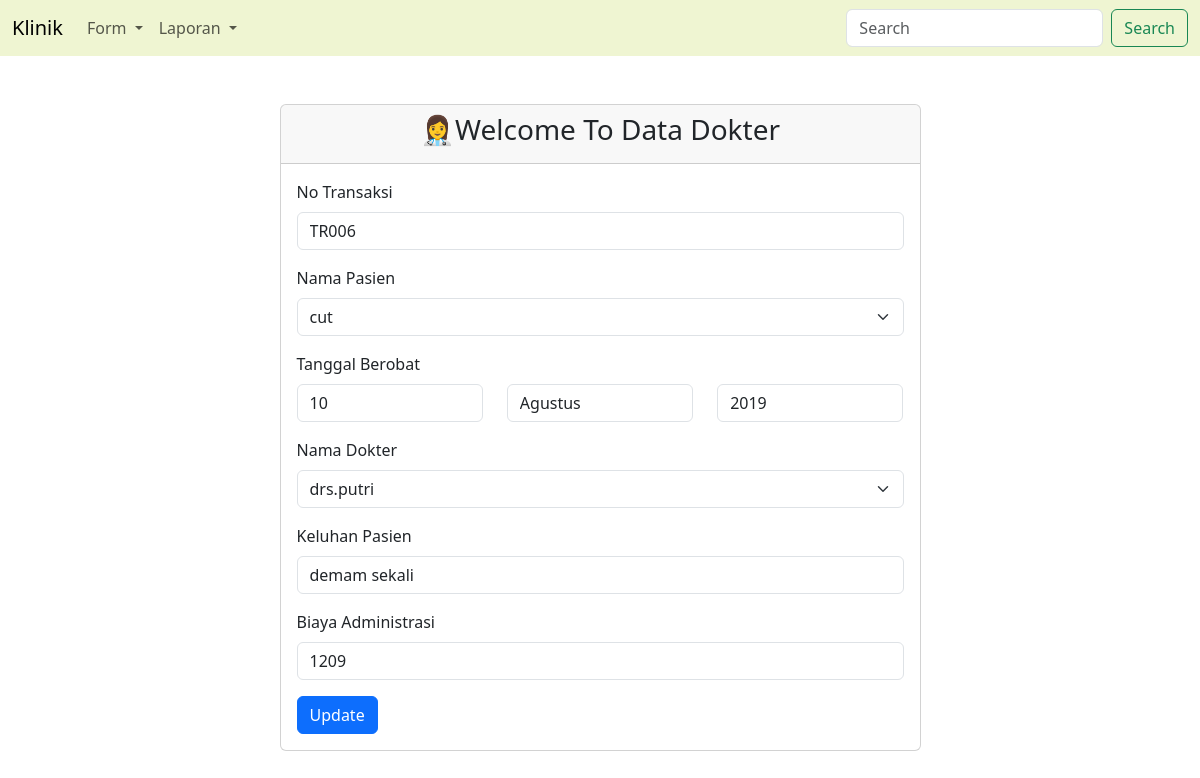
/berobat/edit.php?id=TR006, run on the app's committed database.
### tables this page shows
CREATE TABLE `berobat` (
  `no_transaksi` varchar(20) NOT NULL,
  `pasienKlinik_id` int(11) NOT NULL,
  `tgl_berobat` date NOT NULL,
  `dokter_id` int(11) NOT NULL,
  `keluhan_pasien` varchar(100) NOT NULL,
  `biaya_adm` int(50) NOT NULL
);

CREATE TABLE `pasien` (
  `pasienKlinik_id` int(11) NOT NULL,
  `nm_pasienkKinik` varchar(100) NOT NULL,
  `tgl_lahirPasien` date NOT NULL,
  `jenis_kelaminPasien` varchar(100) NOT NULL,
  `alamat_pasien` varchar(100) NOT NULL
);

CREATE TABLE `dokter` (
  `dokter_id` int(11) NOT NULL,
  `nama_dokter` varchar(100) NOT NULL,
  `poli_id` int(11) NOT NULL
);

### berobat/edit.php (the view, shortened to what this page needs)
<?php
include("../koneksi.php");
$id = $_GET["id"];
$qry = mysqli_query($koneksi, "SELECT * FROM berobat WHERE no_transaksi = '$id'");
$row = mysqli_fetch_array($qry);
$no_transaksi = $row['no_transaksi'];
$pasien = $row['pasienKlinik_id'];
$tgl_berobat = $row['tgl_berobat'];
$pecah_tgl = explode('-', $tgl_berobat);
$thn = $pecah_tgl[0];
$bln = $pecah_tgl[1];
$tgl = $pecah_tgl[2];
$dokter = $row['dokter_id'];
$keluhan_pasien = $row['keluhan_pasien'];
$biaya_adm = $row['biaya_adm'];
?>
<!DOCTYPE html>
<html lang="en">
<head>
    <link rel="stylesheet" href="../css/bootstrap.css">
</head>
<body>
<?php
include('../navbar.php');
?>
     <div class="container">
        <div class="row">
            <div class="col-7 m-auto mt-5 mb-5">
                <div class="card">
                    <div class="card-header text-center">
                       <h3>👩‍⚕️Welcome To Data Dokter</h3>
                    </div>
                    <div class="card-body">
                        <form method="post" action="proses_edit.php">
                            <div class="mb-3">
                                <label for="exampleInputEmail1" class="form-label">No Transaksi</label>
                                <input name="no_transaksi" value="<?=$no_transaksi?>" type="text" class="form-control"
                                    id="exampleInputEmail1" aria-describedby="emailHelp" readonly>
                            </div>
                            <div class="mb-3">
                                <label for="exampleInputPassword1" class="form-label">Nama Pasien</label>
                                <select name="nm_pasienkKinik" class="form-select" aria-label="Default select example">
                                    <?php
                                        include('../koneksi.php');
                                        $qry = mysqli_query($koneksi,"SELECT * FROM pasien");
                                        foreach ($qry as $row) {
                                            ?>
                                            <option <?php echo ($pasien==$row['pasienKlinik_id']) ? 'selected' : '' ?> value="<?= $row['pasienKlinik_id'] ?>"><?= $row['nm_pasienkKinik'] ?></option>
                                            <?php
                                        }
                                    ?>
                                </select>
                            </div>
                            <div class="mb-3">
                                <label for="exampleInputEmail1" class="form-label">Tanggal Berobat</label>
                                <div class="row">
                                        <div class="col-4">
                                            <select class="form-control" name="tgl" id="">
                                                <?php
                                                    for( $i= 1; $i<= 31; $i++ ) {
                                                        ?>
                                                        <option <?php echo ($tgl==$i) ? 'selected' : '' ?> value="<?=$i?>"><?=$i?></option>
                                                        <?php
                                                    }
                                                ?>
                                            </select>
                                        </div>
                                        <div class="col-4">
                                            <select class="form-control" name="bln" id="">
                                                <?php
                                                $bulan = array(1=>'Januari',2=>'Februari',3=>'Maret',4=>'April',5=>'Mei',6=>'Juni',7=>'Juli',8=>'Agustus',9=>'September',10=>'Oktober',11=>'November',12=>'Desember');
                                                    foreach($bulan as $k => $v){
                                                        ?>
                                                        <option <?php echo ($bln==$k) ? 'selected' : '' ?> value="<?=$k?>"><?=$v?></option>
                                                        <?php
                                                    }
                                                ?>
                                            </select>
                                        </div>
                                        <div class="col-4">
                                            <input type="number" value="<?=$thn?>" name="thn" class="form-control" placeholder="Masukkan Tahun" id="">
                                        </div>
                                </div>
                            </div>
                            <div class="mb-3">
                                <label for="exampleInputPassword1" class="form-label">Nama Dokter</label>
                                <select name="nama_dokter" class="form-select" aria-label="Default select example">
                                    <?php
                                        include('../koneksi.php');
                                        $qry = mysqli_query($koneksi,"SELECT * FROM dokter");
                                        foreach ($qry as $row) {
                                            ?>
                                            <option <?php echo ($dokter==$row['dokter_id']) ? 'selected' : '' ?> value="<?=$row['dokter_id']?>"><?=$row['nama_dokter']?></option>
                                            <?php
                                        }
                                    ?>
                                </select>
                            </div>
                            <div class="mb-3">
                                <label for="exampleInputEmail1" class="form-label">Keluhan Pasien</label>
                                <input name="keluhan_pasien" value="<?=$keluhan_pasien?>" type="text" class="form-control"
                                    id="exampleInputEmail1" aria-describedby="emailHelp">
                            </div>
                            <div class="mb-3">
                                <label for="exampleInputEmail1" class="form-label">Biaya Administrasi</label>
                                <input name="biaya_adm" value="<?=$biaya_adm?>" type="number" class="form-control"
                                    id="exampleInputEmail1" aria-describedby="emailHelp">
                            </div>
                            <button type="submit" class="btn btn-primary">Update</button>
                        </form>
                    </div>
                </div>
            </div>
        </div>
    </div>
</body>
</html>

### data on the page
berobat: no_transaksi "TR006", nm_pasienkKinik "cut", tgl "10", bln "Agustus", thn "2019", nama_dokter "drs.putri", keluhan_pasien "demam sekali", biaya_adm "1209"
